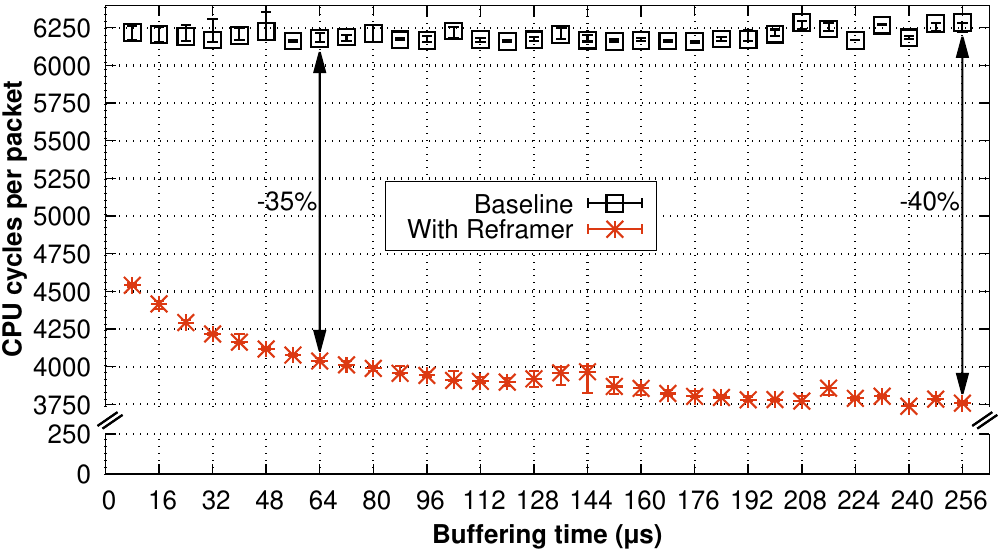

Generate this figure with gnuplot:
#!/usr/bin/gnuplot
load "../../common.plot"

font_type = "Helvetica,28"
font_type_bold = "Helvetica-Bold,28"

set terminal pdf dl 1.5 enhanced dashed size 10.0, 5.5 font font_type
set output "nf-chain-eval-bluefield-cpu-cycles.pdf"

set style fill solid 2 border lt -1
set datafile separator " "
set style data errorbars

### Variables
points_lw = 3
points_size = 2.0

x_start = 0
x_offset = 8
max_buf_time = 256
min_y_bot = 0
max_y_bot = 250
min_y_top = 3735
max_y_top = 6400

### Input files
input_file_nf_chain_cycles_baseline = "data/BaselineUSEFUL-CYCLES-PP.csv"
input_file_nf_chain_cycles_reframer = "data/ReframerUSEFUL-CYCLES-PP.csv"

### Margins
bm_bottom = 0.137
tm_bottom = 0.21
bm_top = 0.26
tm_top = 0.992
lm = 0.105
rm = 0.99

# Set the x-axis cut points
set arrow from screen lm-0.008,tm_bottom+0.015 to screen lm+0.012,tm_bottom+0.040 nohead linewidth 3
set arrow from screen lm-0.003,tm_bottom+0.010 to screen lm+0.017,tm_bottom+0.035 nohead linewidth 3
set arrow from screen rm-0.017,tm_bottom+0.015 to screen rm+0.003,tm_bottom+0.040 nohead linewidth 3
set arrow from screen rm-0.012,tm_bottom+0.010 to screen rm+0.008,tm_bottom+0.035 nohead linewidth 3

set multiplot layout 1,2 columnsfirst upwards

####### Plot 1
x1 = x_start
x2 = max_buf_time + x_offset
y1 = min_y_bot
y2 = max_y_bot

### Margins
set bmargin at screen bm_bottom
set tmargin at screen tm_bottom
set lmargin at screen lm
set rmargin at screen rm

### Border
set border 1+2+8 lw 2

### X-axis
set xlabel "Buffering time (μs)"
set xlabel font font_type_bold
set xlabel offset 0,0.2
set xrange [x1:x2]
set xtics nomirror 16

### Y-axis
set yrange [y1:y2]
set ytics mirror 250

### Grid
set grid xtics lw 3.0 lt 0
set grid ytics lw 3.0 lt 0

### Legend
unset key

### No data here
plot \
	1/0 ls 6 dt 4 notitle

####### Plot 2
x1 = x_start
x2 = max_buf_time + x_offset
y3 = min_y_top
y4 = max_y_top

### Margins
set bmargin at screen bm_top
set tmargin at screen tm_top
set lmargin at screen lm
set rmargin at screen rm

### Border
set border 2+4+8 lw 2

### X-axis
unset xlabel
unset xtics
set x2tics border in scale 1,0.5 norotate autojustify nomirror
set x2range [x1:x2]
set x2tics nomirror 16

### Y-axis
set ylabel "{/Helvetica:Bold CPU cycles per packet}"
set ylabel offset 1.15,-0.5
set ytics border in scale 1,0.5 norotate mirror
set ytics 250
set yrange [y3:y4]

### Grid
set grid x2tics lw 3.0 lt 0
set grid y2tics lw 3.0 lt 0

### Legend
set key outside opaque bottom Right title
set key box linestyle 1 lt rgb(black)
set key font font_type
set key vertical maxrows 3
set key width 0.0
set key height 0.67
set key samplen 3.0
set key at 164.5, 4770

### Linestyles
set style line 1 pointtype 4 pointsize points_size linewidth points_lw lt rgb(black)
set style line 2 pointtype 3 pointsize points_size linewidth points_lw lt rgb(darkred)
set style line 3 pointtype 6 pointsize points_size linewidth points_lw lt rgb(darkgreen)
set style line 4 pointtype 8 pointsize points_size linewidth points_lw lt rgb(darkyellow)

### Arrows and label to highlight the improvement
set arrow heads back filled from 64,4105 to 64,6088 ls 1 linewidth 3
set label '-35%' at 45.2,5100 textcolor ls 1

set arrow heads back filled from 256,3820 to 256,6190 ls 1 linewidth 3
set label '-40%' at 237.2,5100 textcolor ls 1

plot \
	input_file_nf_chain_cycles_baseline using ($1):($4):($3):($5) with errorbars ls 1 title "Baseline",\
	input_file_nf_chain_cycles_reframer using ($1):($4):($3):($5) with errorbars ls 2 title "With Reframer"

unset multiplot
